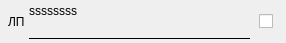
<?xml version="1.0" encoding="UTF-8"?>
<ui version="4.0">
 <class>Form</class>
 <widget class="QWidget" name="Form">
  <property name="geometry">
   <rect>
    <x>0</x>
    <y>0</y>
    <width>286</width>
    <height>43</height>
   </rect>
  </property>
  <property name="windowTitle">
   <string>Form</string>
  </property>
  <layout class="QVBoxLayout" name="verticalLayout">
   <property name="spacing">
    <number>0</number>
   </property>
   <property name="leftMargin">
    <number>0</number>
   </property>
   <property name="topMargin">
    <number>0</number>
   </property>
   <property name="rightMargin">
    <number>0</number>
   </property>
   <property name="bottomMargin">
    <number>0</number>
   </property>
   <item>
    <widget class="QWidget" name="widget" native="true">
     <property name="styleSheet">
      <string notr="true"/>
     </property>
     <layout class="QHBoxLayout" name="horizontalLayout">
      <property name="spacing">
       <number>0</number>
      </property>
      <property name="leftMargin">
       <number>4</number>
      </property>
      <property name="topMargin">
       <number>4</number>
      </property>
      <property name="rightMargin">
       <number>4</number>
      </property>
      <property name="bottomMargin">
       <number>4</number>
      </property>
      <item alignment="Qt::AlignLeft">
       <widget class="QWidget" name="widget_2" native="true">
        <property name="styleSheet">
         <string notr="true">border-top-left-radius: 5px;
border-bottom-left-radius: 5px;</string>
        </property>
        <layout class="QHBoxLayout" name="horizontalLayout_2">
         <property name="spacing">
          <number>0</number>
         </property>
         <property name="leftMargin">
          <number>4</number>
         </property>
         <property name="topMargin">
          <number>4</number>
         </property>
         <property name="rightMargin">
          <number>4</number>
         </property>
         <property name="bottomMargin">
          <number>4</number>
         </property>
         <item>
          <widget class="QLabel" name="occup">
           <property name="text">
            <string>ЛП</string>
           </property>
          </widget>
         </item>
        </layout>
       </widget>
      </item>
      <item>
       <widget class="QWidget" name="widget_3" native="true">
        <property name="sizePolicy">
         <sizepolicy hsizetype="Expanding" vsizetype="Preferred">
          <horstretch>0</horstretch>
          <verstretch>0</verstretch>
         </sizepolicy>
        </property>
        <layout class="QVBoxLayout" name="verticalLayout_2">
         <property name="spacing">
          <number>0</number>
         </property>
         <property name="leftMargin">
          <number>0</number>
         </property>
         <property name="topMargin">
          <number>0</number>
         </property>
         <property name="rightMargin">
          <number>0</number>
         </property>
         <property name="bottomMargin">
          <number>0</number>
         </property>
         <item>
          <widget class="QWidget" name="widget_4" native="true">
           <layout class="QVBoxLayout" name="verticalLayout_3">
            <property name="spacing">
             <number>0</number>
            </property>
            <property name="leftMargin">
             <number>0</number>
            </property>
            <property name="topMargin">
             <number>0</number>
            </property>
            <property name="rightMargin">
             <number>0</number>
            </property>
            <property name="bottomMargin">
             <number>4</number>
            </property>
            <item>
             <widget class="QLabel" name="teacher">
              <property name="text">
               <string>ssssssss</string>
              </property>
              <property name="alignment">
               <set>Qt::AlignLeading|Qt::AlignLeft|Qt::AlignTop</set>
              </property>
              <property name="wordWrap">
               <bool>true</bool>
              </property>
              <property name="openExternalLinks">
               <bool>false</bool>
              </property>
              <property name="textInteractionFlags">
               <set>Qt::NoTextInteraction</set>
              </property>
             </widget>
            </item>
           </layout>
          </widget>
         </item>
         <item>
          <widget class="QWidget" name="widget_5" native="true">
           <layout class="QVBoxLayout" name="verticalLayout_4">
            <property name="spacing">
             <number>0</number>
            </property>
            <property name="leftMargin">
             <number>0</number>
            </property>
            <property name="topMargin">
             <number>0</number>
            </property>
            <property name="rightMargin">
             <number>0</number>
            </property>
            <property name="bottomMargin">
             <number>0</number>
            </property>
            <item>
             <widget class="QLineEdit" name="notes">
              <property name="sizePolicy">
               <sizepolicy hsizetype="Expanding" vsizetype="Fixed">
                <horstretch>0</horstretch>
                <verstretch>0</verstretch>
               </sizepolicy>
              </property>
              <property name="styleSheet">
               <string notr="true">background-color: rgba(255, 255, 255, 0);
border-bottom: 1 solid rgb(0, 0, 0);</string>
              </property>
              <property name="maxLength">
               <number>30</number>
              </property>
              <property name="frame">
               <bool>false</bool>
              </property>
             </widget>
            </item>
           </layout>
          </widget>
         </item>
        </layout>
       </widget>
      </item>
      <item>
       <widget class="QWidget" name="widget_6" native="true">
        <layout class="QVBoxLayout" name="verticalLayout_5">
         <item>
          <widget class="QCheckBox" name="checkBox">
           <property name="text">
            <string/>
           </property>
          </widget>
         </item>
        </layout>
       </widget>
      </item>
     </layout>
    </widget>
   </item>
  </layout>
 </widget>
 <resources/>
 <connections/>
</ui>
